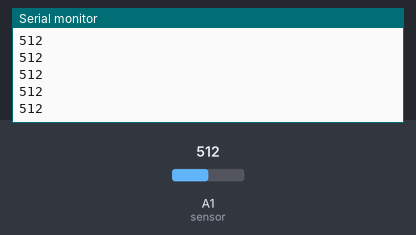
The sketch below on a simulated Arduino Uno, built with avr-gcc and run on an emulated ATmega328P. Parts: the last lines printed to the serial monitor. Inputs (shaded band) come from the test bench; at power-on: A1 (sensor) = 512.

Above: at 1.2 s.
1.3 s: A1 (sensor) set to 412
At 2.0 s:
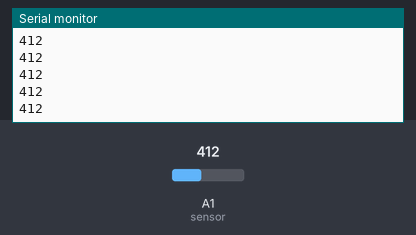
2.8 s: A1 (sensor) set to 383
At 4.3 s:
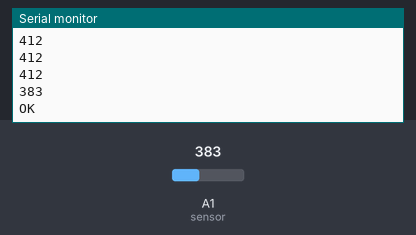
Timing chart, 0 to 5.8 s (numbered marks = the images above; inputs shaded):
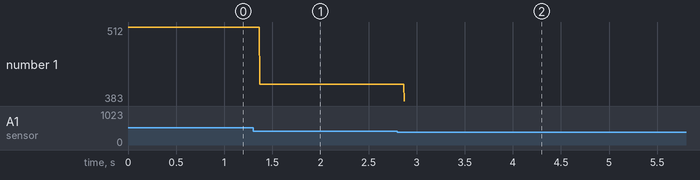

The sketch:

Code.ino
```cpp
int data = 0;
int sensor = A1;
void setup() {
  Serial.begin(9600);
  randomSeed(analogRead(0));
  pinMode(sensor, INPUT);
}
void loop()
{
  data = analogRead(sensor);
Serial.println(data);
  if ( data < 400) //
  {
    Serial.println("OK");
    delay(5000);
    Serial.println("ATD+919429959256;");
    delay(5000);
    Serial.println("ATH");
    delay(1000);
  }
}
```

Measured:
- the behaviour switches between 400 and 399 on A1 (sensor) (found by bisection; images 1 and 2)
- after the input at 1.3 s, the serial monitor: prints a new line after 0.07 s (image 1)
- after the input at 2.8 s, the serial monitor: prints a new line after 0.07 s (image 2)
- plotted number 1: 512 → 412 after the input at 1.3 s, 412 → 383 after the input at 2.8 s
